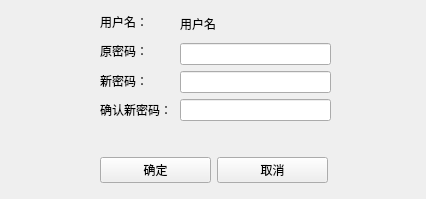
<?xml version="1.0" encoding="UTF-8"?>
<ui version="4.0">
 <class>UpdatePasswordWindow</class>
 <widget class="QWidget" name="UpdatePasswordWindow">
  <property name="geometry">
   <rect>
    <x>0</x>
    <y>0</y>
    <width>426</width>
    <height>199</height>
   </rect>
  </property>
  <property name="windowTitle">
   <string>修改密码界面</string>
  </property>
  <widget class="QWidget" name="verticalLayoutWidget">
   <property name="geometry">
    <rect>
     <x>100</x>
     <y>10</y>
     <width>83</width>
     <height>111</height>
    </rect>
   </property>
   <layout class="QVBoxLayout" name="verticalLayout">
    <item>
     <widget class="QLabel" name="label_4">
      <property name="text">
       <string>用户名：</string>
      </property>
     </widget>
    </item>
    <item>
     <widget class="QLabel" name="label_1">
      <property name="text">
       <string>原密码：</string>
      </property>
     </widget>
    </item>
    <item>
     <widget class="QLabel" name="label_2">
      <property name="text">
       <string>新密码：</string>
      </property>
     </widget>
    </item>
    <item>
     <widget class="QLabel" name="label_3">
      <property name="text">
       <string>确认新密码：</string>
      </property>
     </widget>
    </item>
   </layout>
  </widget>
  <widget class="QWidget" name="horizontalLayoutWidget">
   <property name="geometry">
    <rect>
     <x>100</x>
     <y>150</y>
     <width>228</width>
     <height>41</height>
    </rect>
   </property>
   <layout class="QHBoxLayout" name="horizontalLayout">
    <item>
     <widget class="QPushButton" name="confirmButton">
      <property name="text">
       <string>确定</string>
      </property>
     </widget>
    </item>
    <item>
     <widget class="QPushButton" name="cancelButton">
      <property name="text">
       <string>取消</string>
      </property>
     </widget>
    </item>
   </layout>
  </widget>
  <widget class="QWidget" name="verticalLayoutWidget_2">
   <property name="geometry">
    <rect>
     <x>180</x>
     <y>10</y>
     <width>151</width>
     <height>111</height>
    </rect>
   </property>
   <layout class="QVBoxLayout" name="verticalLayout_2">
    <item>
     <widget class="QLabel" name="label_username">
      <property name="text">
       <string>用户名</string>
      </property>
     </widget>
    </item>
    <item>
     <widget class="QLineEdit" name="lineEditOldPassword"/>
    </item>
    <item>
     <widget class="QLineEdit" name="lineEditNewPassword"/>
    </item>
    <item>
     <widget class="QLineEdit" name="lineEditConfirmNewPassword"/>
    </item>
   </layout>
  </widget>
 </widget>
 <resources/>
 <connections/>
</ui>
